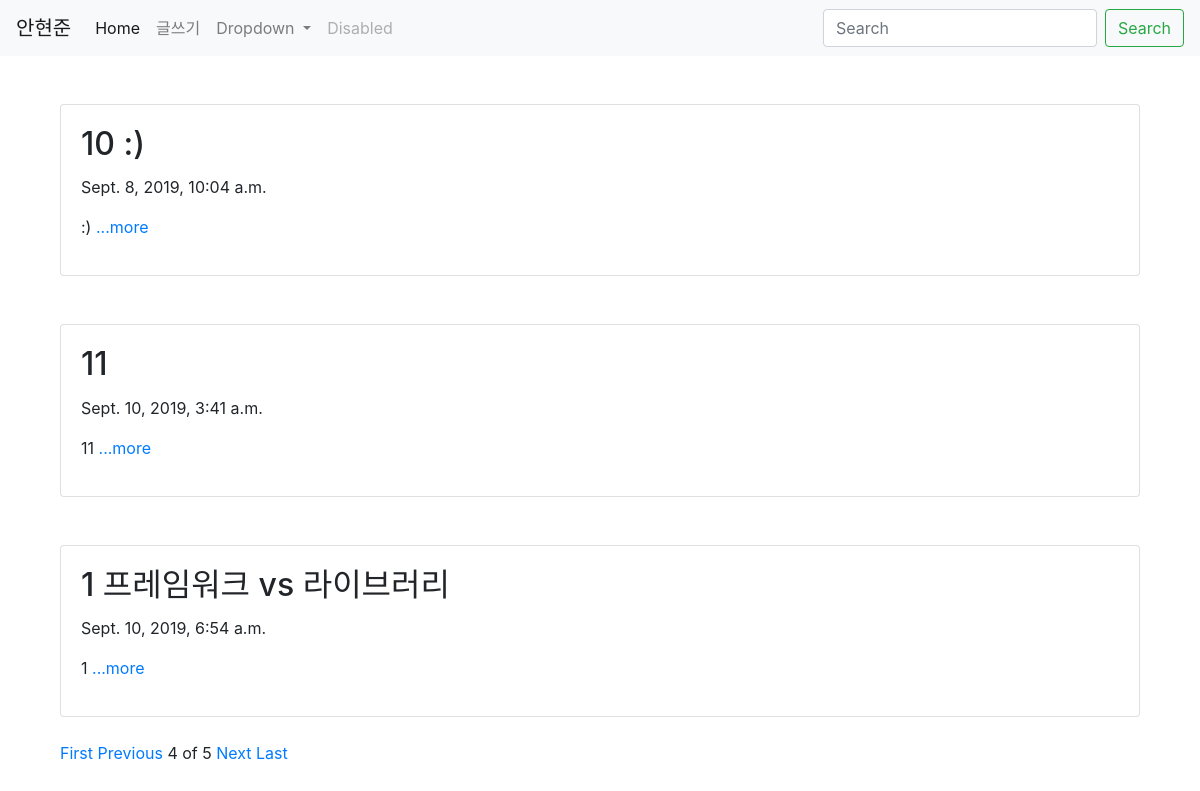
/?page=4, run on the app's committed database.
### blog/models.py (models this page shows, shortened)
class Blog(models.Model):
    title = models.CharField(max_length=200)
    pub_date = models.DateTimeField('date published')
    body = models.TextField()
    def summary(self):
         return self.body[:100]

### blog/views.py (the view)
# urls.py: path('', blog.views.home, name = 'home'),
def home(request):
    blogs = Blog.objects
    blog_list = Blog.objects.all()
    paginator = Paginator(blog_list, 3)
    page = request.GET.get('page')
    posts = paginator.get_page(page)
    return render(request, 'blog/home.html', {'blogs':blogs, 'posts':posts})

### blog/templates/blog/home.html
{% extends 'base.html' %}
{% block content %}
<br>
    {% for blog in posts %}
    <body>
        <br>
        <div class="container">
            <div class="card">
                <div class="card-body">
                    <h2 class="card-title">{{blog.title}}</h2>
                    <p>{{blog.pub_date}}</p>
                    <p>{{blog.summary}} <a href="{% url 'detail' blog.id %}">...more</a></p>
                </div>
            </div>
        </div>
        <br>
    </body>
    {% endfor %}
    <div class="container">
        {% if posts.has_previous %}
        <a href="?page=1">First</a>
        <a href="?page={{posts.previous_page_number}}">Previous</a>
        {% endif %}
        <span>{{posts.number}}</span>
        <span>of</span>
        <span>{{posts.paginator.num_pages}}</span>
        {% if posts.has_next %}
          <a href="?page={{posts.next_page_number}}">Next</a>
          <a href="?page={{posts.paginator.num_pages}}">Last</a>
        {% endif %}
    </div>
{% endblock %}

### data on the page
Blog: title "10 :)", pub_date "Sept. 8, 2019, 10:04 a.m.", summary ":)"
Blog: title "11", pub_date "Sept. 10, 2019, 3:41 a.m.", summary "11"
Blog: title "1 프레임워크 vs 라이브러리", pub_date "Sept. 10, 2019, 6:54 a.m.", summary "1"

### other printed values
{{ posts.number }} "4"
{{ posts.paginator.num_pages }} "5"
